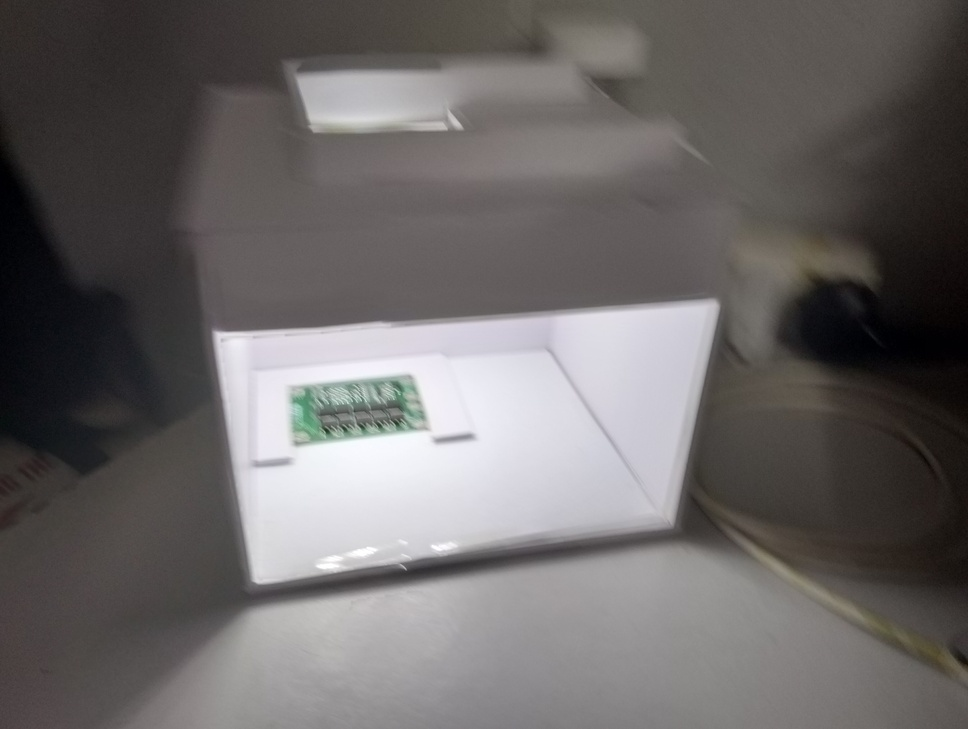
#> input picture IMG20250601184743.jpg, 968 x 729 px, shrunk from 4080 x 3072 before the run; its folder holds only this picture in this run
$ python -i data_augmentation.py   (imports and definitions only)
#> lines starting #> are read from the running program, lines starting #| are printed output that depends on the picture
#> further down, picture is the input picture: shape (729, 968, 3); mean B, G, R 103.4, 103.8, 107.2
# -*- coding: utf-8 -*-
import cv2
import numpy as np
import os
import random
import tkinter as tk
from tkinter import filedialog, messagebox, ttk
import concurrent.futures
import threading

# ==============================================================================
# 1. CORE IMAGE PROCESSING & AUGMENTATION FUNCTIONS
# ==============================================================================

# [64 lines left out: function rotate_image_and_bboxes, not called in this run]


def apply_hsv_enhancements(img, brightness_range=(-30, 30), contrast_range=(0.7, 1.3), saturation_range=(0.6, 1.4)):
#> called with brightness_range = (-30, 30), contrast_range = (0.7, 1.3), saturation_range = (0.6, 1.4)
    hsv = cv2.cvtColor(img, cv2.COLOR_BGR2HSV)
#> hsv: shape (729, 968, 3); mean H, S, V 58.4, 25.1, 108.6
    h, s, v = cv2.split(hsv)
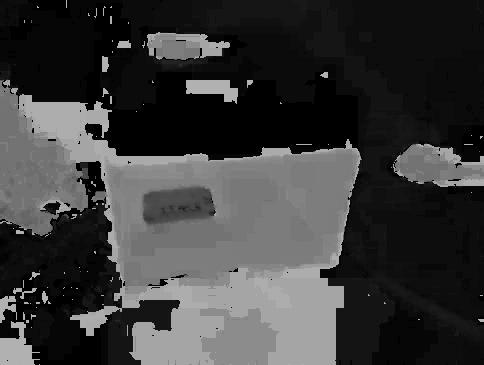
#> h: shape (729, 968) (shown at 1/2 size); min 0, max 177, mean 58.4
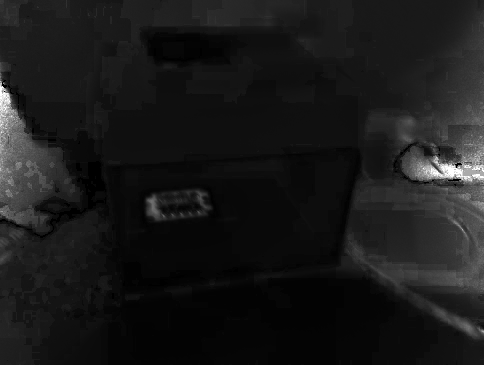
#> s: shape (729, 968) (shown at 1/2 size); min 0, max 255, mean 25.1

    # 1. Saturation
    sat_factor = random.uniform(*saturation_range)
    s = np.clip(s * sat_factor, 0, 255).astype(np.uint8)
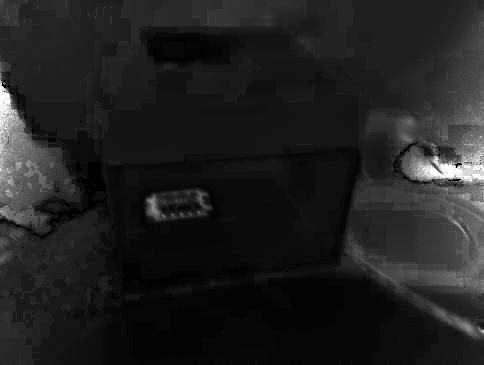
#> s: shape (729, 968) (shown at 1/2 size); min 0, max 255, mean 31.3

    # Recombine to apply brightness & contrast in BGR/HSV
    hsv = cv2.merge([h, s, v])
#> hsv: shape (729, 968, 3); mean H, S, V 58.4, 31.3, 108.6
    augmented = cv2.cvtColor(hsv, cv2.COLOR_HSV2BGR)

    # 2. Contrast & Brightness
    alpha = random.uniform(*contrast_range)
    beta = random.randint(*brightness_range)
    augmented = np.clip(augmented * alpha + beta, 0, 255).astype(np.uint8)
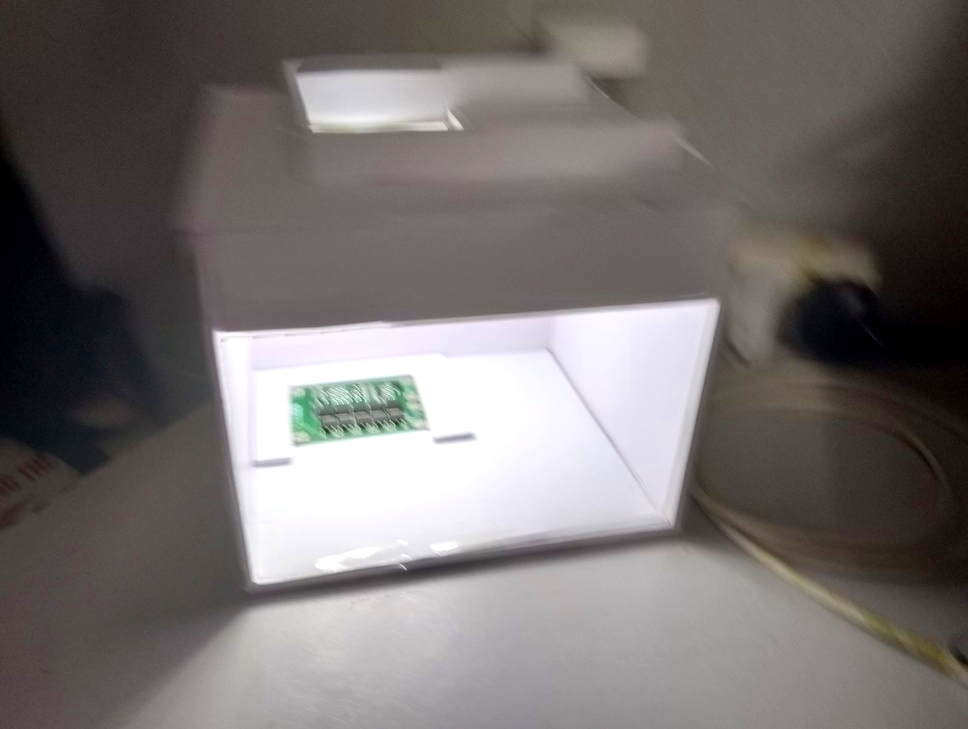
#> augmented: shape (729, 968, 3); mean B, G, R 112, 113.1, 118.4

    return augmented


# [126 lines left out: functions apply_random_erasing, process_single_file, not called in this run]


# ==============================================================================
# 3. TKINTER GRAPHICAL INTERFACE
# ==============================================================================

class AugmentationApp:
    # [86 lines left out: functions __init__, _create_widgets, not called in this run]

    def log(self, message):
        self.console.insert("end", message + "\n")
        self.console.see("end")

    # [98 lines left out: functions start_augmentation, run_process, update_ui_progress, complete_augmentation, not called in this run]


# [4 lines not run here, left out]

>>> import cv2
>>> picture = cv2.imread('IMG20250601184743.jpg')
>>> result = apply_hsv_enhancements(picture)

$ run again, on IMG20250601184745.jpg
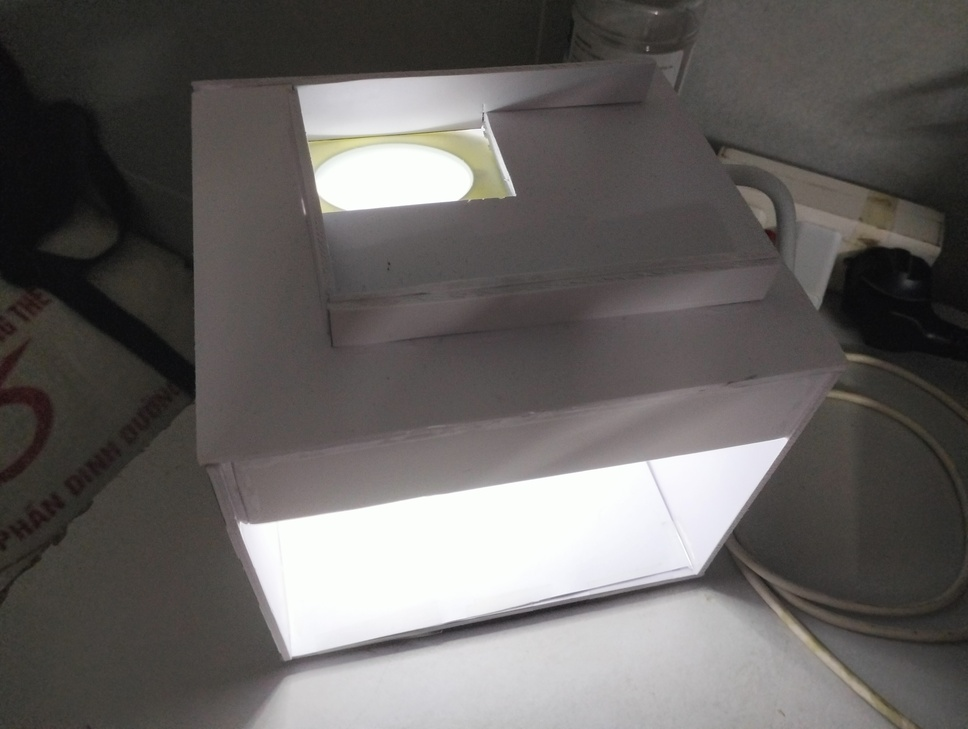
#> input picture IMG20250601184745.jpg, 968 x 729 px, shrunk from 4080 x 3072 before the run
#> picture is the input picture: shape (729, 968, 3); mean B, G, R 96.9, 98.7, 102
#> in apply_hsv_enhancements, `h, s, v = cv2.split(hsv)`:
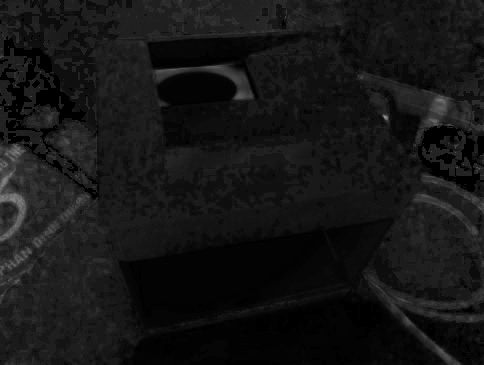
#> s: shape (729, 968) (shown at 1/2 size); min 0, max 157, mean 21
#> in apply_hsv_enhancements, `augmented = np.clip(augmented * alpha + beta, 0, 255).astype(np.uint8)`:
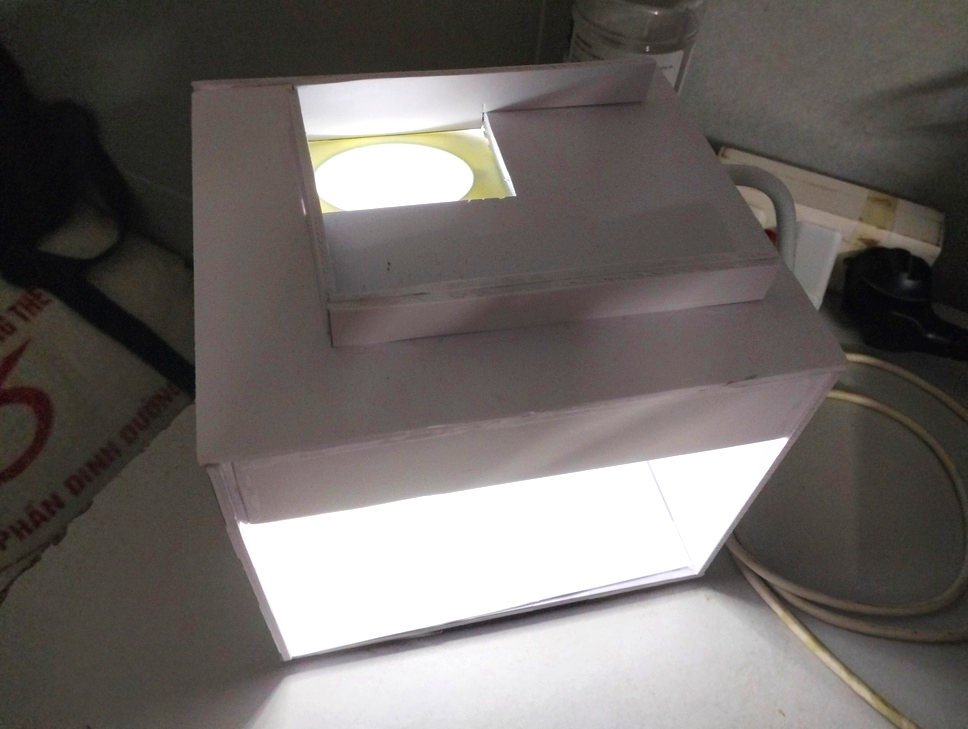
#> augmented: shape (729, 968, 3); mean B, G, R 102.6, 105.3, 110.6

$ run again, on IMG20250601184748.jpg
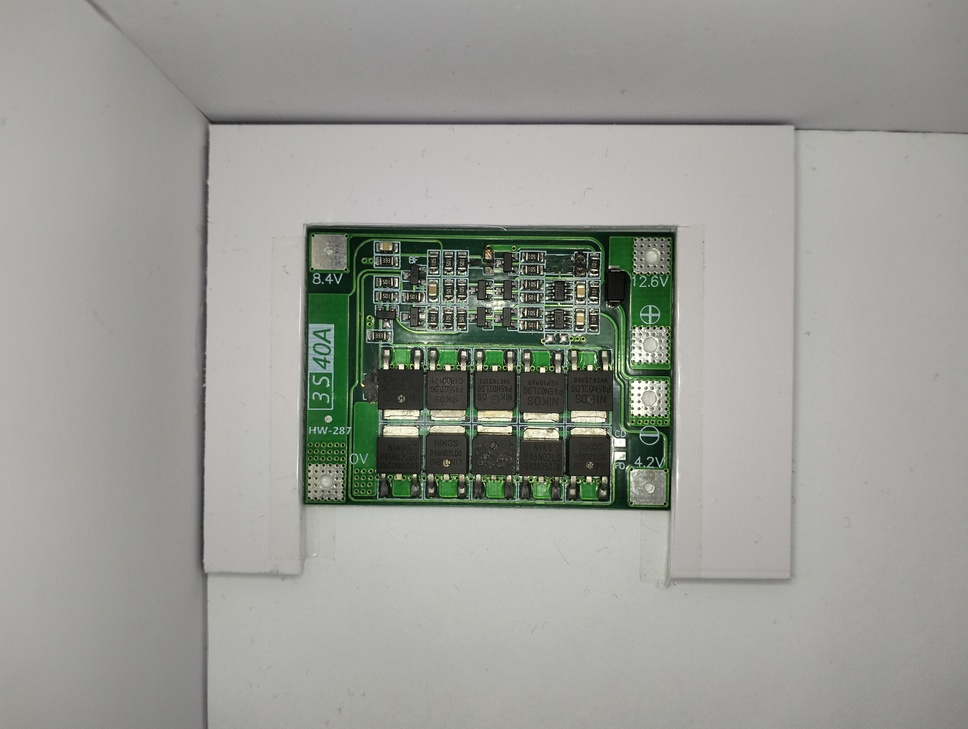
#> input picture IMG20250601184748.jpg, 968 x 729 px, shrunk from 4080 x 3072 before the run
#> picture is the input picture: shape (729, 968, 3); mean B, G, R 149.1, 155.4, 153.5
#> in apply_hsv_enhancements, `s = np.clip(s * sat_factor, 0, 255).astype(np.uint8)`:
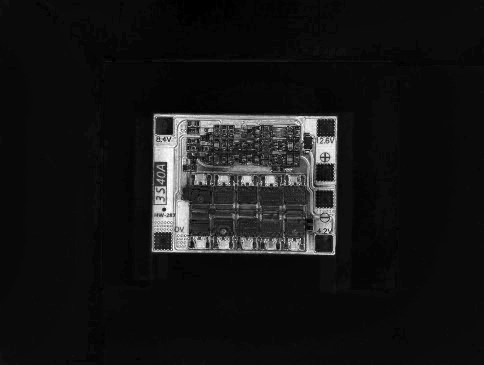
#> s: shape (729, 968) (shown at 1/2 size); min 0, max 255, mean 21.7
#> in apply_hsv_enhancements, `augmented = np.clip(augmented * alpha + beta, 0, 255).astype(np.uint8)`:
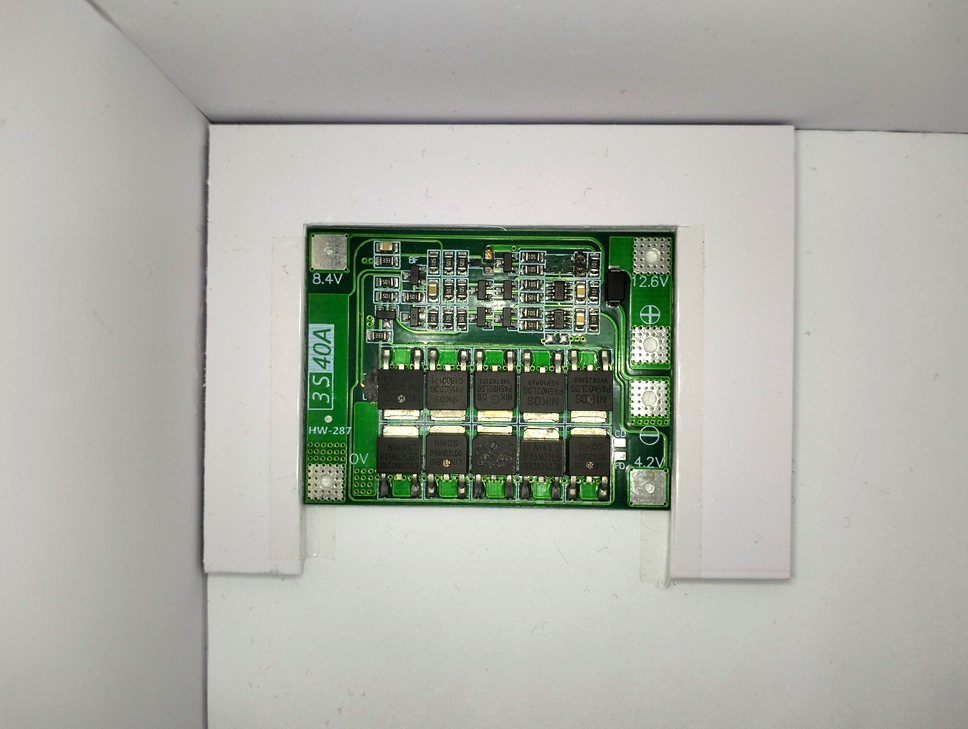
#> augmented: shape (729, 968, 3); mean B, G, R 165.2, 174.1, 171.6
